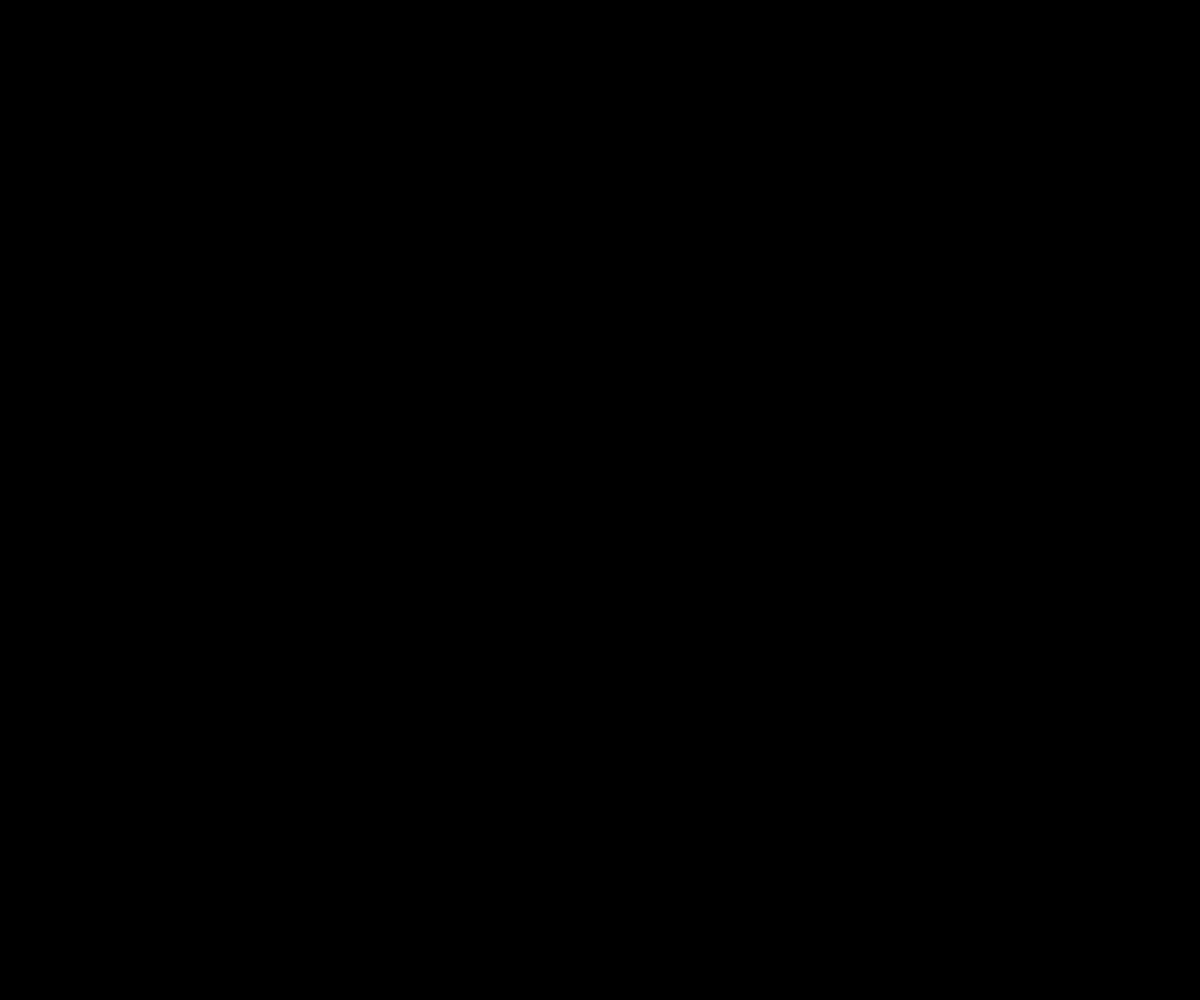
Frame 1 (no input)
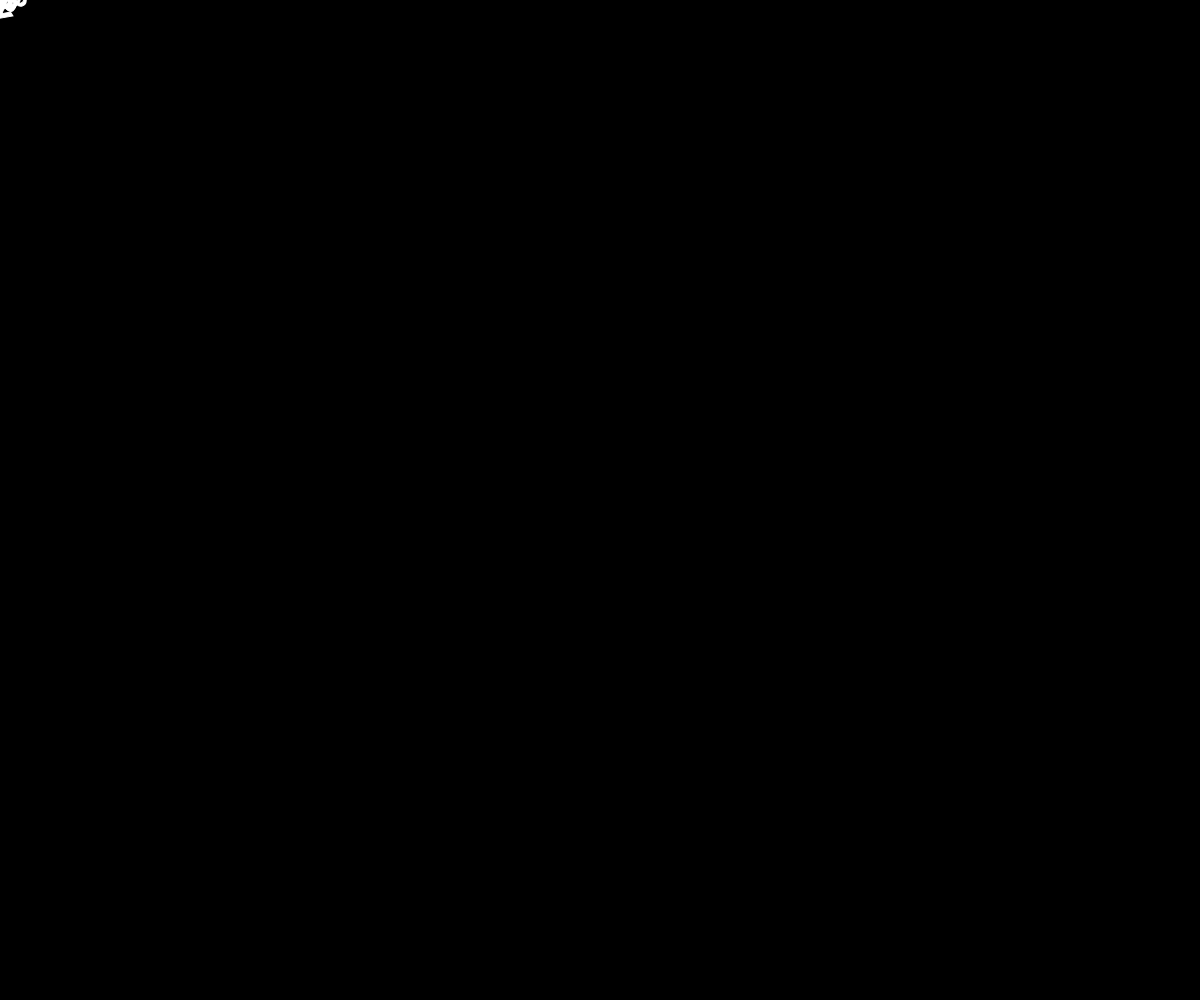
Frame 60 (no input)
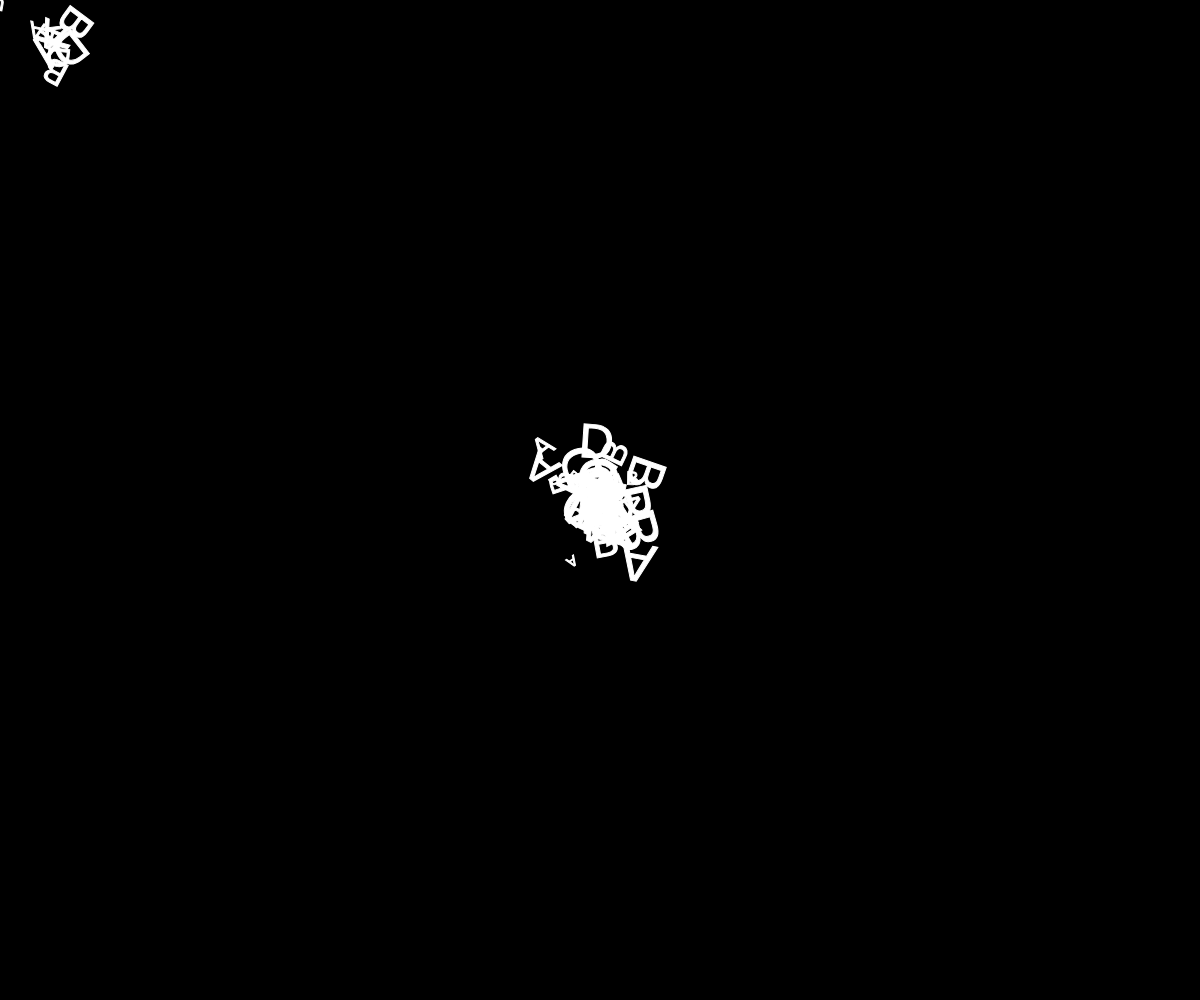
Frame 120 (the mouse pressed at the canvas centre since frame 60)

The p5.js sketch that drew these frames (run headless with seeded random() and noise() and a simulated clock; from frame 60 on, the mouse is pressed at the canvas centre):

// p5.js sketch
// ── sketch.js
// Daniel Shiffman
// http://codingtra.in
// http://patreon.com/codingtrain

// Simple Particle System
// Edited Video: https://www.youtube.com/watch?v=UcdigVaIYAk

particles = [];
//var letters = ['A','B','C','D','E','F','G','H','I','L','M','N','O','P','Q','R','S','T','U','V','Z','1','2','3','4','5','6','7','8','9','0','è','@','#','ù']

var s = "ABCDE"
         //E F G H I L M N O P Q R S T U V Z 1 2 3 4 5 6 7 8 9 0 ? é + @ # §];
var counter = 0;
//var myStrArr = splitTokens(s, '');

function setup() {
  createCanvas(windowWidth,windowHeight);
    background(0);
    //frameRate(20);
    
}

function draw() {
  background(0);
  //for (let i = 0; i < 5; i++) {
    let p = new Particle();
    particles.push(p);
 // }
  for (let i = particles.length - 1; i >= 50; i--) {
    
    particles[i].show();
      particles[i].update();
      if (keyIsPressed == true){
       particles.splice(0,1);
      }
//      if (keyIsPressed == true){
//          if (key == 'a'){
//          particles[i].keyPressed();
//      }}
//    if (particles[i].finished()) {
//      // remove this particle
//      particles.splice(i, 1);
//    }
  }
    
}

class Particle {

  constructor() {
    this.x = mouseX;
    this.y = mouseY;
    this.vx = random(-1, 1);
    this.vy = random(-1, 1);
      this.letter = s.charAt(counter); 
      this.size = random(10,60);
      this.z = random (0,360);
      this.vz = random (-0.1,0.1);
      
    //this.alpha = 255;
  }

//  finished() {
//    return this.alpha < 0;
//  }

  update() {
      
    this.x += this.vx;
    this.y += this.vy;
      pop();
       if ((this.x > width)||(this.x < 0)) {
      this.vx *= -1;
    }
    if ((this.y > height)||(this.y < 0)) {
      this.vy *= -1;
    }
      this.z += this.vz
    //this.alpha -= 5;
  }

  show() {
    //noStroke();
    stroke(255);
    fill(255);
     
  textSize(this.size);
     textAlign(CENTER); 
      
      push();
     translate(this.x,this.y); 
    rotate(this.z);
  text(this.letter, 0,0);
      pop();
  counter +=1;
  
  if(counter >= s.length){
    counter = 0;}

   
       }
//keyPressed() {
//       particles.splice(i,1);
// // return // prevent any default behaviour
//
//      
//  }

}
